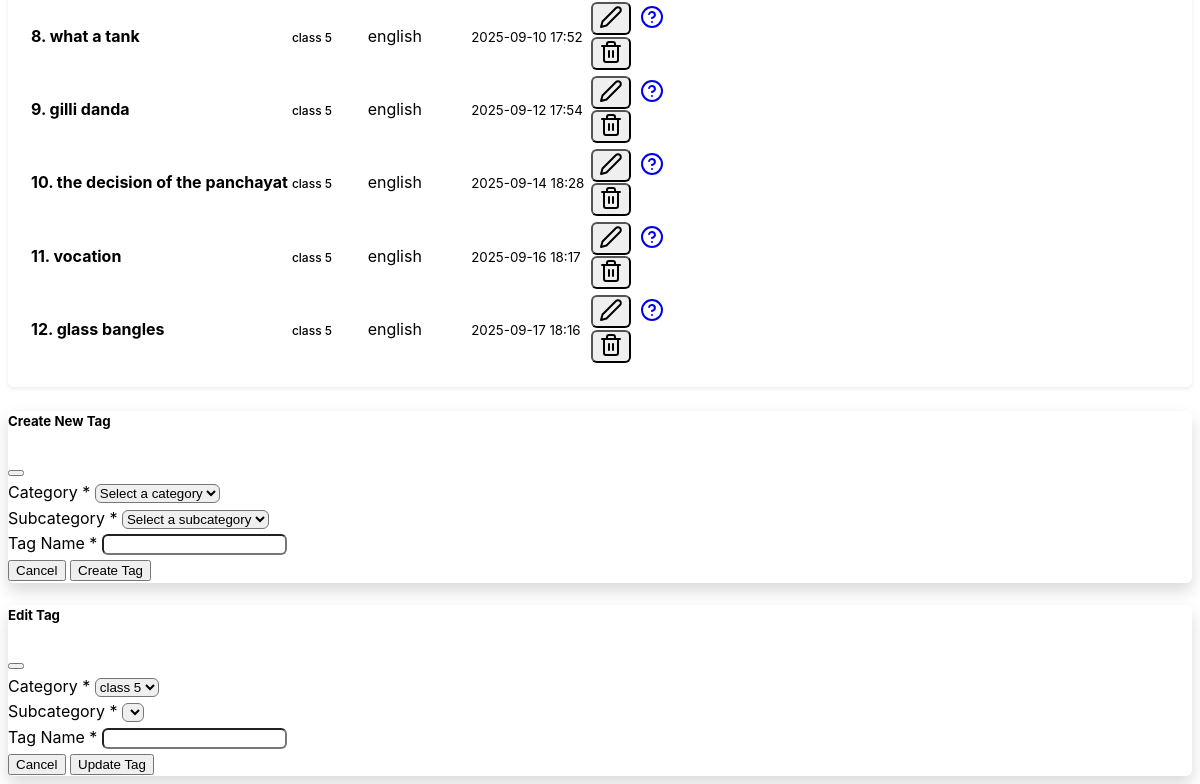
Page /backend/tags (lower part) on the earlier database version.
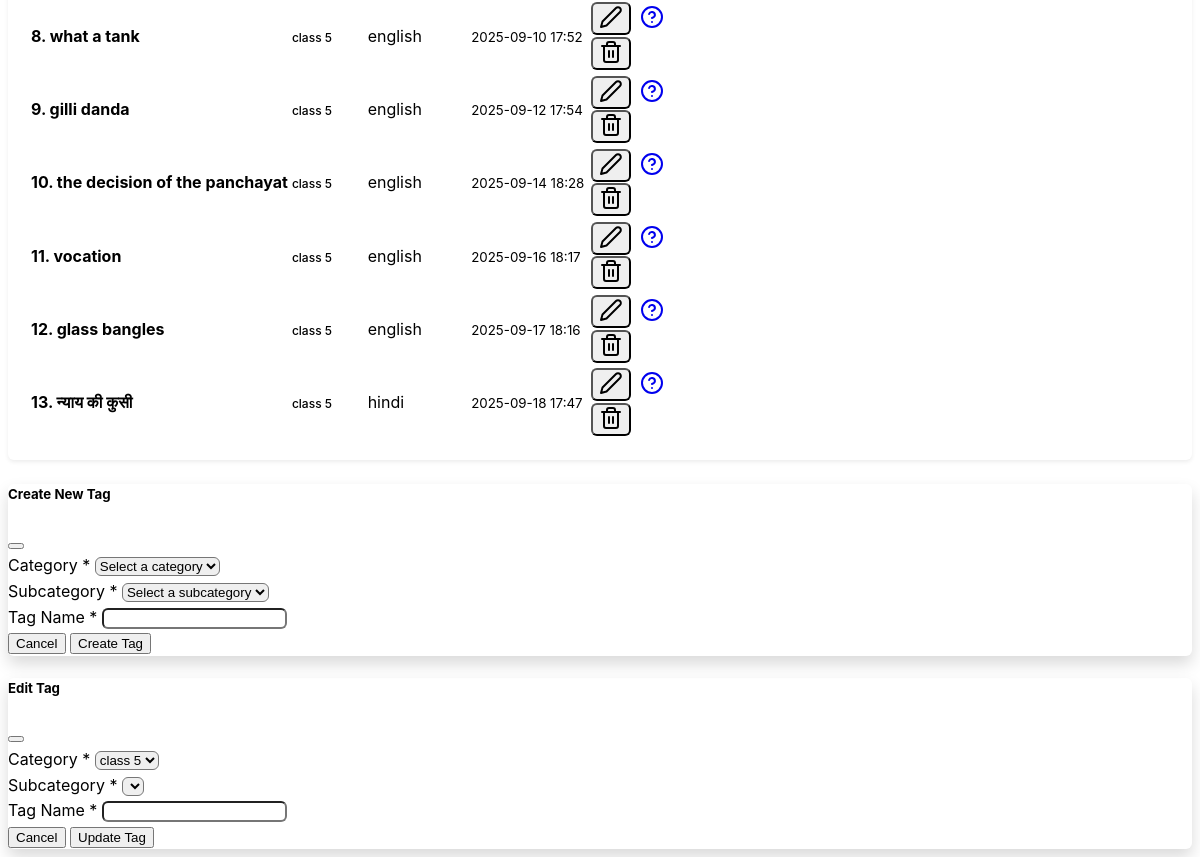
Same page on the later database version.
### mcqbox/model.py (models this page shows, shortened)
class Tag(db.Model):
    id = db.Column(db.Integer, primary_key=True)
    name = db.Column(db.String(50), nullable=False)
    category_id = db.Column(db.Integer, db.ForeignKey('category.id'), nullable=False)
    category = db.relationship('Category', backref=db.backref('tags', lazy=True))
    subcategory_id = db.Column(db.Integer, db.ForeignKey('subcategory.id'), nullable=True)
    subcategory = db.relationship('Subcategory', backref=db.backref('tags', lazy=True))
    created_at = db.Column(db.DateTime, server_default=db.func.now())

class Category(db.Model):
    id = db.Column(db.Integer, primary_key=True)
    name = db.Column(db.String(50), nullable=False, unique=True)
    description = db.Column(db.String(200), nullable=True)
    created_at = db.Column(db.DateTime, server_default=db.func.now())
    updated_at = db.Column(db.DateTime, server_default=db.func.now(), onupdate=db.func.now())

class Subcategory(db.Model):
    id = db.Column(db.Integer, primary_key=True)
    name = db.Column(db.String(50), nullable=False)
    category_id = db.Column(db.Integer, db.ForeignKey('category.id'), nullable=False)
    category = db.relationship('Category', backref=db.backref('subcategories', lazy=True))
    description = db.Column(db.String(200), nullable=True)
    created_at = db.Column(db.DateTime, server_default=db.func.now())
    updated_at = db.Column(db.DateTime, server_default=db.func.now(), onupdate=db.func.now())

### mcqbox/backend/route.py (the view)
@app.route('/backend/tags')
def tags():
    category_id = request.args.get('category_id', type=int)
    subcategory_id = request.args.get('subcategory_id', type=int)
    categories = Category.query.all()
    if category_id:
        subcategories_list = Subcategory.query.filter_by(category_id=category_id).all()
        tag = Tag.query.filter_by(category_id=category_id, subcategory_id= subcategory_id).all()
    else:
        tag = Tag.query.all()
        subcategories_list = []
    return render_template('tags.html',
                            tags = tag,
                           categories=categories,
                           selected_category=category_id,
                            selected_subcategory=subcategory_id,
                             subcategories=subcategories_list
                           )

### mcqbox/frontend/route.py (called while the page is built)
@app.before_request
def enforce_lowercase_url():
    url = request.url
    lowercase_url = url.lower()
    if url != lowercase_url:
        return redirect(lowercase_url, code=301)

### mcqbox/backend/templates/tags.html (shortened to what the changed rows need)
{% extends "base.html" %}
{% block content %}
<div class="row">
    <div class="col-12">
        <div class="card">
            <div class="card-body">
                {% if tags %}
                <div class="table-responsive">
                    <table class="table table-hover">
                        <tbody>
                            {% for tag in tags %}
                            <tr>
                                <td>
                                    <strong> {{ loop.index }}. {{ tag.name }}</strong>
                                </td>
                                <td>
                                    <span class="badge bg-secondary">
                                        {{ tag.category.name if tag.category.name else 'Unknown' }}
                                    </span>
                                </td>
                                <td>
                                    <span class="text-muted">
                                        {{ tag.subcategory.name if tag.subcategory else 'Unknown' }}
                                    </span>
                                </td>
                                <td>
                                    <small class="text-muted">{{ tag.created_at.strftime('%Y-%m-%d %H:%M') }}</small>
                                </td>
                                <td class="text-end">
                                    <div class="btn-group" role="group">
                                        <button class="btn btn-sm btn-outline-secondary"
                                            onclick="editTag('{{ tag.id }}', '{{ tag.name }}', {{ tag.category_id }}, {{ tag.subcategory_id }})"
                                            data-bs-toggle="modal" data-bs-target="#editTagModal">
                                            <i data-feather="edit-2"></i>
                                        </button>
                                        <a href="{{ url_for('questions', tag_id=tag.id) }}"
                                            class="btn btn-sm btn-outline-primary">
                                            <i data-feather="help-circle"></i>
                                        </a>
                                        <form method="POST" action="{{ url_for('delete_tag', tag_id=tag.id) }}"
                                            class="d-inline"
                                            onsubmit="return confirm('Are you sure? This will delete all questions in this subcategory.')">
                                            <button type="submit" class="btn btn-sm btn-outline-danger">
                                                <i data-feather="trash-2"></i>
                                            </button>
                                        </form>
                                    </div>
                                </td>
                            </tr>
                            {% endfor %}
                        </tbody>
                    </table>
                </div>
                {% endif %}
            </div>
        </div>
    </div>
</div>
{%endblock%}

Differences in the rows shown:
added Tag: name "न्याय की कुसी", category "class 5", subcategory "hindi", created_at "2025-09-18 17:47"
